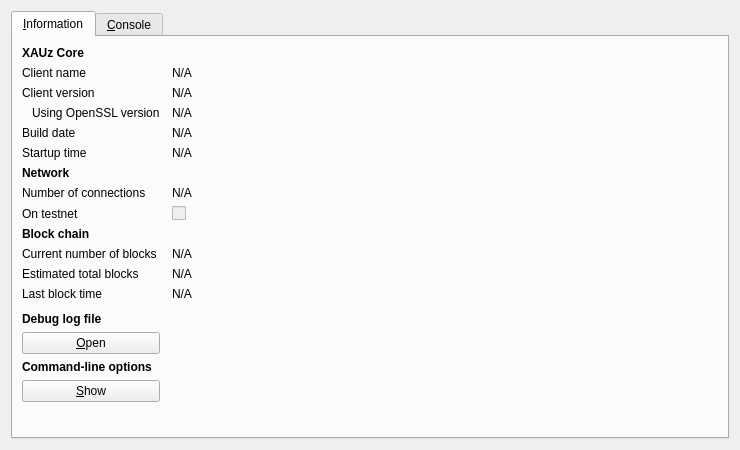
<?xml version="1.0" encoding="UTF-8"?>
<ui version="4.0">
 <class>RPCConsole</class>
 <widget class="QDialog" name="RPCConsole">
  <property name="geometry">
   <rect>
    <x>0</x>
    <y>0</y>
    <width>740</width>
    <height>450</height>
   </rect>
  </property>
  <property name="windowTitle">
   <string>XAUz - Debug window</string>
  </property>
  <layout class="QVBoxLayout" name="verticalLayout_2">
   <item>
    <widget class="QTabWidget" name="tabWidget">
     <property name="currentIndex">
      <number>0</number>
     </property>
     <widget class="QWidget" name="tab_info">
      <attribute name="title">
       <string>&amp;Information</string>
      </attribute>
      <layout class="QGridLayout" name="gridLayout" columnstretch="0,1">
       <property name="horizontalSpacing">
        <number>12</number>
       </property>
       <item row="0" column="0">
        <widget class="QLabel" name="label_9">
         <property name="font">
          <font>
           <weight>75</weight>
           <bold>true</bold>
          </font>
         </property>
         <property name="text">
          <string>XAUz Core</string>
         </property>
        </widget>
       </item>
       <item row="1" column="0">
        <widget class="QLabel" name="label_5">
         <property name="text">
          <string>Client name</string>
         </property>
        </widget>
       </item>
       <item row="1" column="1">
        <widget class="QLabel" name="clientName">
         <property name="cursor">
          <cursorShape>IBeamCursor</cursorShape>
         </property>
         <property name="text">
          <string>N/A</string>
         </property>
         <property name="textFormat">
          <enum>Qt::PlainText</enum>
         </property>
         <property name="textInteractionFlags">
          <set>Qt::LinksAccessibleByMouse|Qt::TextSelectableByKeyboard|Qt::TextSelectableByMouse</set>
         </property>
        </widget>
       </item>
       <item row="2" column="0">
        <widget class="QLabel" name="label_6">
         <property name="text">
          <string>Client version</string>
         </property>
        </widget>
       </item>
       <item row="2" column="1">
        <widget class="QLabel" name="clientVersion">
         <property name="cursor">
          <cursorShape>IBeamCursor</cursorShape>
         </property>
         <property name="text">
          <string>N/A</string>
         </property>
         <property name="textFormat">
          <enum>Qt::PlainText</enum>
         </property>
         <property name="textInteractionFlags">
          <set>Qt::LinksAccessibleByMouse|Qt::TextSelectableByKeyboard|Qt::TextSelectableByMouse</set>
         </property>
        </widget>
       </item>
       <item row="3" column="0">
        <widget class="QLabel" name="label_14">
         <property name="text">
          <string>Using OpenSSL version</string>
         </property>
         <property name="indent">
          <number>10</number>
         </property>
        </widget>
       </item>
       <item row="3" column="1">
        <widget class="QLabel" name="openSSLVersion">
         <property name="cursor">
          <cursorShape>IBeamCursor</cursorShape>
         </property>
         <property name="text">
          <string>N/A</string>
         </property>
         <property name="textFormat">
          <enum>Qt::PlainText</enum>
         </property>
         <property name="textInteractionFlags">
          <set>Qt::LinksAccessibleByMouse|Qt::TextSelectableByKeyboard|Qt::TextSelectableByMouse</set>
         </property>
        </widget>
       </item>
       <item row="4" column="0">
        <widget class="QLabel" name="label_12">
         <property name="text">
          <string>Build date</string>
         </property>
        </widget>
       </item>
       <item row="4" column="1">
        <widget class="QLabel" name="buildDate">
         <property name="cursor">
          <cursorShape>IBeamCursor</cursorShape>
         </property>
         <property name="text">
          <string>N/A</string>
         </property>
         <property name="textFormat">
          <enum>Qt::PlainText</enum>
         </property>
         <property name="textInteractionFlags">
          <set>Qt::LinksAccessibleByMouse|Qt::TextSelectableByKeyboard|Qt::TextSelectableByMouse</set>
         </property>
        </widget>
       </item>
       <item row="5" column="0">
        <widget class="QLabel" name="label_13">
         <property name="text">
          <string>Startup time</string>
         </property>
        </widget>
       </item>
       <item row="5" column="1">
        <widget class="QLabel" name="startupTime">
         <property name="cursor">
          <cursorShape>IBeamCursor</cursorShape>
         </property>
         <property name="text">
          <string>N/A</string>
         </property>
         <property name="textFormat">
          <enum>Qt::PlainText</enum>
         </property>
         <property name="textInteractionFlags">
          <set>Qt::LinksAccessibleByMouse|Qt::TextSelectableByKeyboard|Qt::TextSelectableByMouse</set>
         </property>
        </widget>
       </item>
       <item row="6" column="0">
        <widget class="QLabel" name="label_11">
         <property name="font">
          <font>
           <weight>75</weight>
           <bold>true</bold>
          </font>
         </property>
         <property name="text">
          <string>Network</string>
         </property>
        </widget>
       </item>
       <item row="7" column="0">
        <widget class="QLabel" name="label_7">
         <property name="text">
          <string>Number of connections</string>
         </property>
        </widget>
       </item>
       <item row="7" column="1">
        <widget class="QLabel" name="numberOfConnections">
         <property name="cursor">
          <cursorShape>IBeamCursor</cursorShape>
         </property>
         <property name="text">
          <string>N/A</string>
         </property>
         <property name="textFormat">
          <enum>Qt::PlainText</enum>
         </property>
         <property name="textInteractionFlags">
          <set>Qt::LinksAccessibleByMouse|Qt::TextSelectableByKeyboard|Qt::TextSelectableByMouse</set>
         </property>
        </widget>
       </item>
       <item row="8" column="0">
        <widget class="QLabel" name="label_8">
         <property name="text">
          <string>On testnet</string>
         </property>
        </widget>
       </item>
       <item row="8" column="1">
        <widget class="QCheckBox" name="isTestNet">
         <property name="enabled">
          <bool>false</bool>
         </property>
         <property name="text">
          <string/>
         </property>
        </widget>
       </item>
       <item row="9" column="0">
        <widget class="QLabel" name="label_10">
         <property name="font">
          <font>
           <weight>75</weight>
           <bold>true</bold>
          </font>
         </property>
         <property name="text">
          <string>Block chain</string>
         </property>
        </widget>
       </item>
       <item row="10" column="0">
        <widget class="QLabel" name="label_3">
         <property name="text">
          <string>Current number of blocks</string>
         </property>
        </widget>
       </item>
       <item row="10" column="1">
        <widget class="QLabel" name="numberOfBlocks">
         <property name="cursor">
          <cursorShape>IBeamCursor</cursorShape>
         </property>
         <property name="text">
          <string>N/A</string>
         </property>
         <property name="textFormat">
          <enum>Qt::PlainText</enum>
         </property>
         <property name="textInteractionFlags">
          <set>Qt::LinksAccessibleByMouse|Qt::TextSelectableByKeyboard|Qt::TextSelectableByMouse</set>
         </property>
        </widget>
       </item>
       <item row="11" column="0">
        <widget class="QLabel" name="label_4">
         <property name="text">
          <string>Estimated total blocks</string>
         </property>
        </widget>
       </item>
       <item row="11" column="1">
        <widget class="QLabel" name="totalBlocks">
         <property name="cursor">
          <cursorShape>IBeamCursor</cursorShape>
         </property>
         <property name="text">
          <string>N/A</string>
         </property>
         <property name="textFormat">
          <enum>Qt::PlainText</enum>
         </property>
         <property name="textInteractionFlags">
          <set>Qt::LinksAccessibleByMouse|Qt::TextSelectableByKeyboard|Qt::TextSelectableByMouse</set>
         </property>
        </widget>
       </item>
       <item row="12" column="0">
        <widget class="QLabel" name="label_2">
         <property name="text">
          <string>Last block time</string>
         </property>
        </widget>
       </item>
       <item row="12" column="1">
        <widget class="QLabel" name="lastBlockTime">
         <property name="cursor">
          <cursorShape>IBeamCursor</cursorShape>
         </property>
         <property name="text">
          <string>N/A</string>
         </property>
         <property name="textFormat">
          <enum>Qt::PlainText</enum>
         </property>
         <property name="textInteractionFlags">
          <set>Qt::LinksAccessibleByMouse|Qt::TextSelectableByKeyboard|Qt::TextSelectableByMouse</set>
         </property>
        </widget>
       </item>
       <item row="13" column="0">
        <spacer name="verticalSpacer_2">
         <property name="orientation">
          <enum>Qt::Vertical</enum>
         </property>
         <property name="sizeHint" stdset="0">
          <size>
           <width>20</width>
           <height>20</height>
          </size>
         </property>
        </spacer>
       </item>
       <item row="14" column="0">
        <widget class="QLabel" name="labelDebugLogfile">
         <property name="font">
          <font>
           <weight>75</weight>
           <bold>true</bold>
          </font>
         </property>
         <property name="text">
          <string>Debug log file</string>
         </property>
        </widget>
       </item>
       <item row="15" column="0">
        <widget class="QPushButton" name="openDebugLogfileButton">
         <property name="toolTip">
          <string>Open the XAUz debug log file from the current data directory. This can take a few seconds for large log files.</string>
         </property>
         <property name="text">
          <string>&amp;Open</string>
         </property>
         <property name="autoDefault">
          <bool>false</bool>
         </property>
        </widget>
       </item>
       <item row="16" column="0">
        <widget class="QLabel" name="labelCLOptions">
         <property name="font">
          <font>
           <weight>75</weight>
           <bold>true</bold>
          </font>
         </property>
         <property name="text">
          <string>Command-line options</string>
         </property>
        </widget>
       </item>
       <item row="17" column="0">
        <widget class="QPushButton" name="showCLOptionsButton">
         <property name="toolTip">
          <string>Show the XAUz-Qt help message to get a list with possible XAUz command-line options.</string>
         </property>
         <property name="text">
          <string>&amp;Show</string>
         </property>
         <property name="autoDefault">
          <bool>false</bool>
         </property>
        </widget>
       </item>
       <item row="18" column="0">
        <spacer name="verticalSpacer">
         <property name="orientation">
          <enum>Qt::Vertical</enum>
         </property>
         <property name="sizeHint" stdset="0">
          <size>
           <width>20</width>
           <height>40</height>
          </size>
         </property>
        </spacer>
       </item>
      </layout>
     </widget>
     <widget class="QWidget" name="tab_console">
      <attribute name="title">
       <string>&amp;Console</string>
      </attribute>
      <layout class="QVBoxLayout" name="verticalLayout_3">
       <property name="spacing">
        <number>3</number>
       </property>
       <item>
        <widget class="QTextEdit" name="messagesWidget">
         <property name="minimumSize">
          <size>
           <width>0</width>
           <height>100</height>
          </size>
         </property>
         <property name="readOnly">
          <bool>true</bool>
         </property>
         <property name="tabKeyNavigation" stdset="0">
          <bool>false</bool>
         </property>
         <property name="columnCount" stdset="0">
          <number>2</number>
         </property>
        </widget>
       </item>
       <item>
        <layout class="QHBoxLayout" name="horizontalLayout">
         <property name="spacing">
          <number>3</number>
         </property>
         <item>
          <widget class="QLabel" name="label">
           <property name="text">
            <string notr="true">&gt;</string>
           </property>
          </widget>
         </item>
         <item>
          <widget class="QLineEdit" name="lineEdit"/>
         </item>
         <item>
          <widget class="QPushButton" name="clearButton">
           <property name="maximumSize">
            <size>
             <width>24</width>
             <height>24</height>
            </size>
           </property>
           <property name="toolTip">
            <string>Clear console</string>
           </property>
           <property name="text">
            <string/>
           </property>
           <property name="icon">
            <iconset resource="../bitcoin.qrc">
             <normaloff>:/icons/remove</normaloff>:/icons/remove</iconset>
           </property>
           <property name="shortcut">
            <string notr="true">Ctrl+L</string>
           </property>
           <property name="autoDefault">
            <bool>false</bool>
           </property>
          </widget>
         </item>
        </layout>
       </item>
      </layout>
     </widget>
    </widget>
   </item>
  </layout>
 </widget>
 <resources>
  <include location="../bitcoin.qrc"/>
 </resources>
 <connections/>
</ui>
